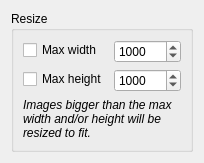
      <widget class="QWidget" name="pageImageSize">
       <layout class="QVBoxLayout" name="verticalLayout_6">
        <item>
         <widget class="QGroupBox" name="groupBox_4">
          <property name="title">
           <string>Resize</string>
          </property>
          <layout class="QFormLayout" name="formLayout_5">
           <item row="0" column="0">
            <widget class="QCheckBox" name="checkResizeMaxWidth">
             <property name="text">
              <string>Max width</string>
             </property>
            </widget>
           </item>
           <item row="0" column="1">
            <widget class="QSpinBox" name="spinResizeMaxWidth">
             <property name="minimum">
              <number>1</number>
             </property>
             <property name="maximum">
              <number>100000</number>
             </property>
             <property name="value">
              <number>1000</number>
             </property>
            </widget>
           </item>
           <item row="1" column="0">
            <widget class="QCheckBox" name="checkResizeMaxHeight">
             <property name="text">
              <string>Max height</string>
             </property>
            </widget>
           </item>
           <item row="1" column="1">
            <widget class="QSpinBox" name="spinResizeMaxHeight">
             <property name="minimum">
              <number>1</number>
             </property>
             <property name="maximum">
              <number>100000</number>
             </property>
             <property name="value">
              <number>1000</number>
             </property>
            </widget>
           </item>
           <item row="2" column="0" colspan="2">
            <widget class="QLabel" name="labelResizeHelp">
             <property name="text">
              <string>&lt;i&gt;Images bigger than the max width and/or height will be resized to fit.&lt;/i&gt;</string>
             </property>
             <property name="wordWrap">
              <bool>true</bool>
             </property>
            </widget>
           </item>
          </layout>
         </widget>
        </item>
        <item>
         <spacer name="verticalSpacer_4">
          <property name="orientation">
           <enum>Qt::Vertical</enum>
          </property>
          <property name="sizeHint" stdset="0">
           <size>
            <width>0</width>
            <height>0</height>
           </size>
          </property>
         </spacer>
        </item>
       </layout>
      </widget>
